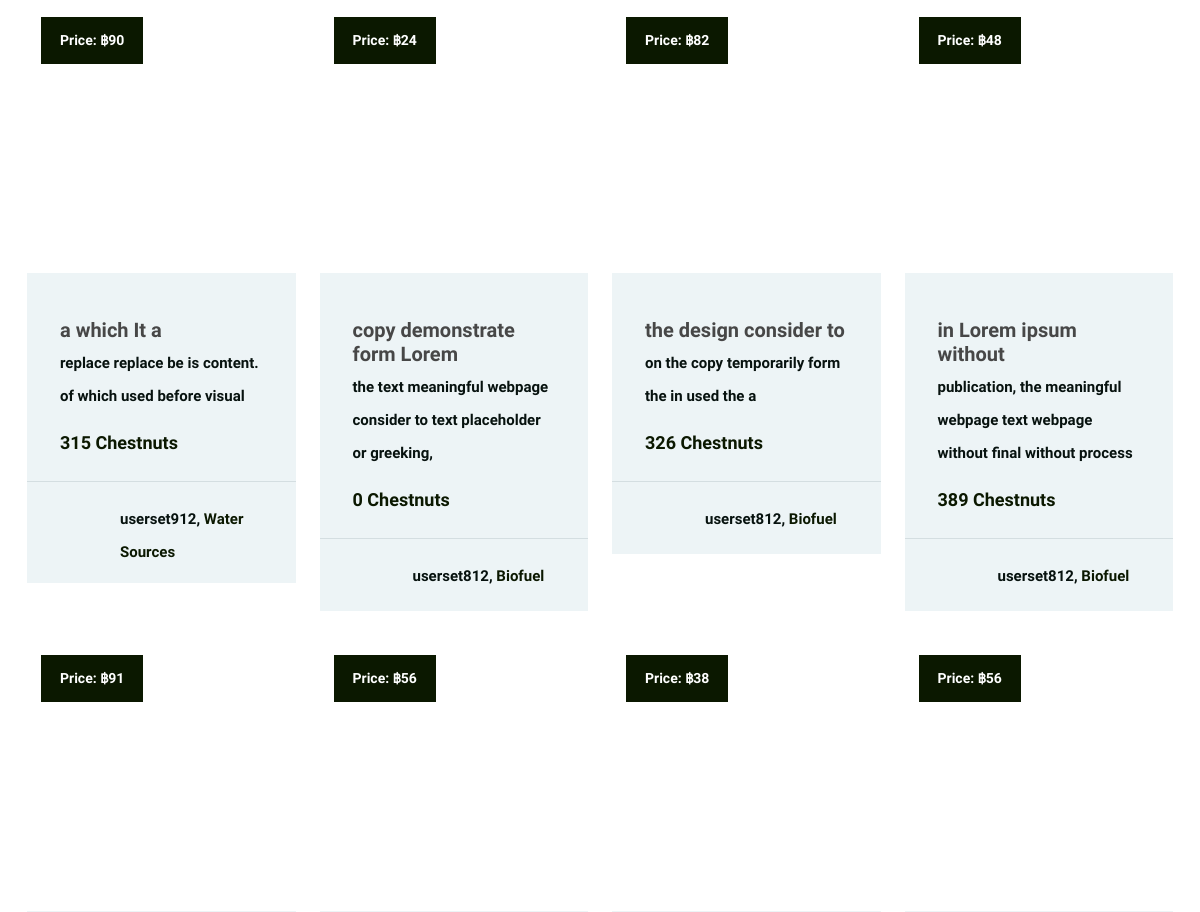
The app's page /market/ (signed in, middle part), older data.
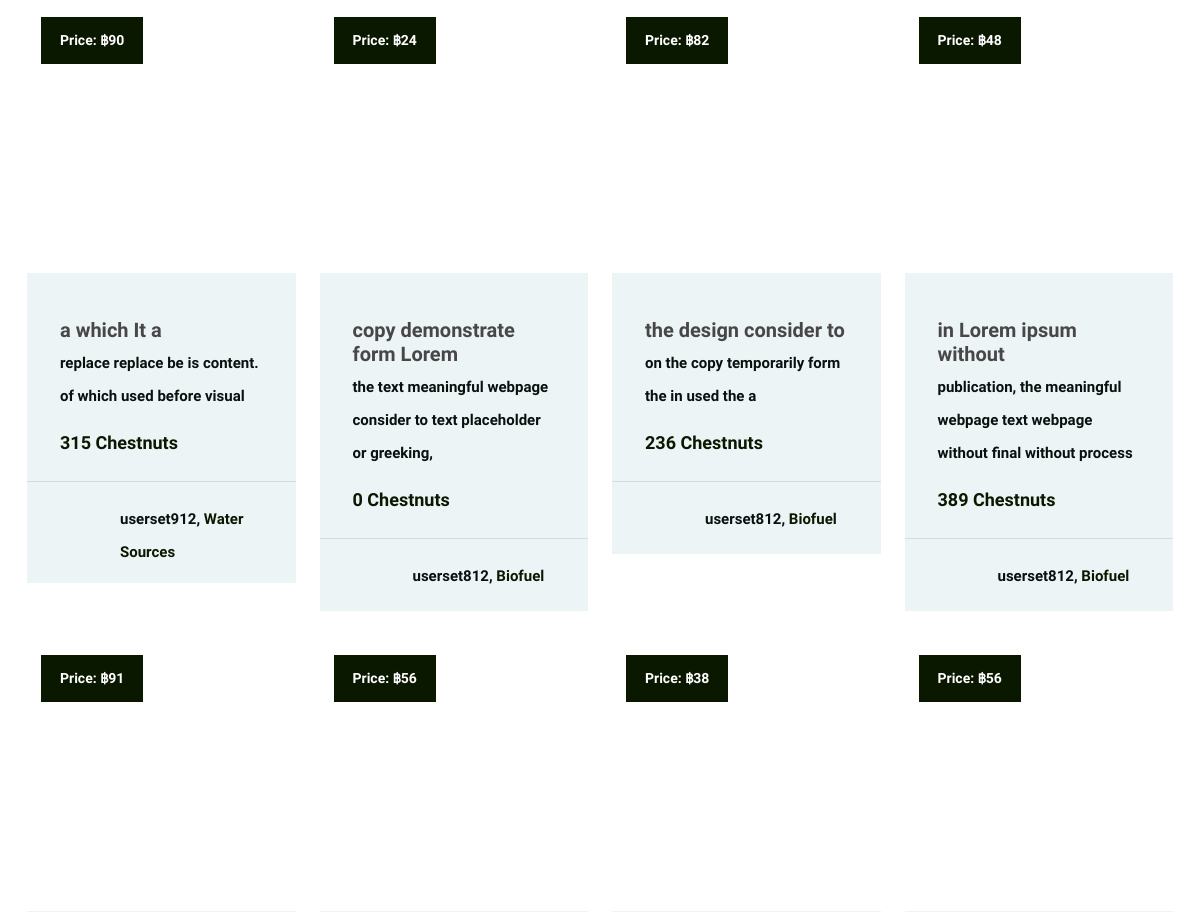
The same page, newer data.
### market/models.py (models this page shows, shortened)
class Market(models.Model):
    name = models.CharField(max_length=100,unique=True)
    dealer = models.ForeignKey(User,related_name="deal_created", on_delete=models.CASCADE)
    short_description = models.CharField(max_length=150, null=True, blank=True)
    long_description = RichTextUploadingField(null=True,blank=True)
    price_per_unit = models.PositiveIntegerField()
    category = models.CharField(max_length=100, choices=CATEGORY)
    image = models.ImageField(null=True,blank=True, upload_to = upload_path)
    quantity_left = models.PositiveIntegerField(null=True, blank=True)
    deal_rating = models.DecimalField(decimal_places=1, max_digits=5, null=True, blank=True)
    slug = models.SlugField(unique=True,null=True,blank=True)
    def get_category_name(self):
        for cat in CATEGORY:
            if self.category == cat[0]:
                return cat[1]

### users/models.py (models this page shows, shortened)
class User(AbstractUser):
    is_dealer = models.BooleanField(default=False)
    province = models.CharField(max_length=100, choices=PROVINCES, default='')
    slug = models.SlugField(unique=True,null=True,blank=True)

### market/views.py (the view)
# urls.py: path('', views.MarketListView.as_view(), name='market_list'),
class MarketListView(ListView):
    model = Market
    def get_context_data(self,*args, **kwargs):
        ctx = super().get_context_data(*args , **kwargs)
        ctx['market_list'] = Market.objects.all()
        return ctx

### carts/models.py (called while the page is built)
    @property
    def cart_item_total(self):
        cart_items = self.cartitem_set.all()
        total = sum([item.quantity for item in cart_items])
        return total

### market/templates/market/market_list.html (shortened to what this page needs)
{% extends 'base.html' %}
{% load static %}
{% block content %}
<section class="carbon-section spad">
    <div class="container carbon-market-list">
        <div class="carbon-warp">
            <div class="row carbon-items-area">
            {% for deal in market_list reversed %}
                    <div class="mix col-lg-3 col-md-4 col-sm-6 {{deal.category}}">
                        <div class="carbon-item">
                            <a href="{% url 'market:market_detail' deal.slug %}">
                                <div class="carbon-thumb set-bg" data-setbg="
                                {% if deal.image %}
                                    {{deal.image.url}}
                                {% else %}
                                    {% static 'img/carbonvise.png' %}
                                {% endif %}">
                                    <div class="price">Price: ฿{{deal.price_per_unit}}</div>
                                </div>
                                    <div class="carbon-info">
                                        <div class="carbon-text">
                                            <h5>{{deal.name}}</h5>
                                            <p>{{deal.short_description}}</p>
                                            <div class="students">{{deal.quantity_left}} Chestnuts </div>
                                        </div>
                            </a>
                                            <div class="carbon-author">
                                                <a href="{% url 'profiles:profile_page' deal.dealer.profile.slug %}">
                                                    <div class="ca-pic set-bg" data-setbg="
                                                    {% if deal.dealer.profile.image %}
                                                        {{deal.dealer.profile.image.url}}
                                                    {% else %}
                                                        {% static 'img/carbonvise.png' %}
                                                    {% endif %}"></div>
                                                </a>
                                                <a href="{% url 'profiles:profile_page' deal.dealer.profile.slug %}">
                                                    <p>{{deal.dealer}}, <span>{{deal.get_category_name}}</span></p>
                                                </a>
                                            </div>
                                    </div>
                    </div>
            </div>
            {% endfor %}
</section>
{% endblock %}

### templates/base.html (shortened to what this page needs)
{% load static %}
<!DOCTYPE html>
<html lang="en">
<head>
	<link rel="stylesheet" href="{% static 'css/bootstrap.min.css' %}"/>
	<link rel="stylesheet" href="{% static 'css/font-awesome.min.css' %}"/>
	<link rel="stylesheet" href="{% static 'css/owl.carousel.css' %}"/>
	<link rel="stylesheet" href="{% static 'css/style.css' %}"/>
</head>
<body>
{% block content %}
{% endblock %}
</html>

### static/css/style.css (style rules this page uses)
.container.carbon-market-list { max-width: 1400px; }
body { padding-top: 150px; height: 100%; font-family: 'Plus Jakarta Sans', 'sukhum', sans-serif; -webkit-font-smoothing: antialiased; }
h1, h2, h3, h4, h5, h6 { margin: 0; font-weight: 900; color: #474747; }
h5 { font-size: 20px; }
p { font-size: 15px; color: #07120f; line-height: 2.2; font-weight: 900; }
::placeholder { font-style: italic; }
a { text-decoration: none; }
.set-bg { background-repeat: no-repeat; background-size: cover; background-position: top center; }
.spad { padding-top: 115px; padding-bottom: 115px; }
.carbon-warp { max-width: 1559px; padding: 0 15px; margin: 0 auto -30px; }
.carbon-item { margin-bottom: 30px; }
.carbon-item .carbon-thumb { height: 270px; }
.carbon-item .carbon-thumb .price { font-size: 14px; color: #fff; font-weight: 600; background: #0b1800; display: inline-block; padding: 13px 19px; margin: 14px; }
.carbon-item .carbon-info { background: #edf4f6; }
.carbon-item .carbon-info .carbon-text { padding: 45px 33px 25px; }
.carbon-item .carbon-info .carbon-text h5 { margin-bottom: 5px; }
.carbon-item .carbon-info .carbon-text .students { font-size: 18px; font-weight: 600; color: #0b1800; }
.carbon-item .carbon-info .carbon-author { border-top: 1px solid #d4dee1; padding: 14px 33px; overflow: hidden; }
.carbon-item .carbon-info .carbon-author .ca-pic { width: 44px; height: 44px; border-radius: 50%; float: left; }
.carbon-item .carbon-info .carbon-author p { padding-left: 60px; margin-bottom: 0; padding-top: 7px; font-weight: 600; }
.carbon-item .carbon-info .carbon-author p span { color: #0b1800; }
@media (min-width: 1200px) { .container { max-width: 1180px; } }

Row changes from the older to the newer data that the page shows:
changed Market "the design consider to": quantity_left "326" → "236"
